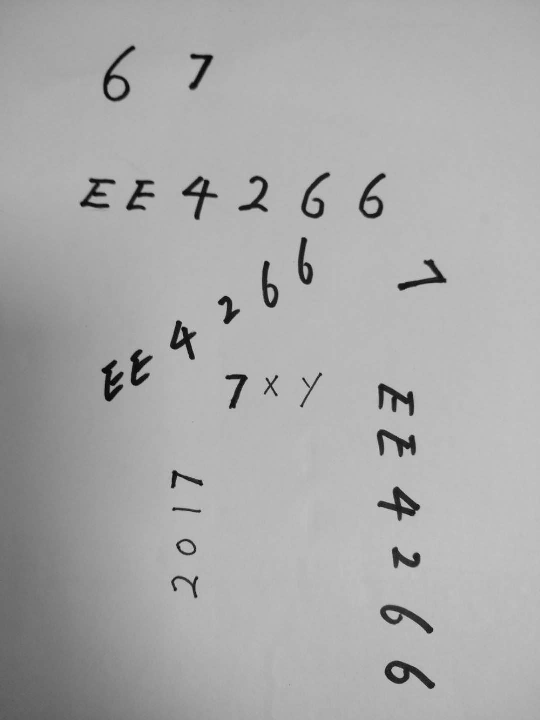
#> input picture a3.pgm, 540 x 720 px
$ python get_contour.py   (older library calls are emulated)
#> lines starting #> are read from the running program, lines starting #| are printed output that depends on the picture; after the words box and inside, x2 and y2 are one past the last pixel; in counts of white or black regions, pixels touching at a corner belong together
import cv2
import numpy as np


if __name__ == "__main__":
    # read the image
    image = cv2.imread('a3.pgm')
#> image is the input picture: shape (720, 540, 3); min 0, max 203, mean 169.9

    # grayscale
    gray = cv2.cvtColor(src=image, code=cv2.COLOR_BGR2GRAY)

    # blur the image using Guassian
    blur = cv2.GaussianBlur(src=gray, ksize=(5, 5), sigmaX=0)
    (t, binary) = cv2.threshold(src=blur,
                                thresh=120, maxval=255, type=cv2.THRESH_BINARY)
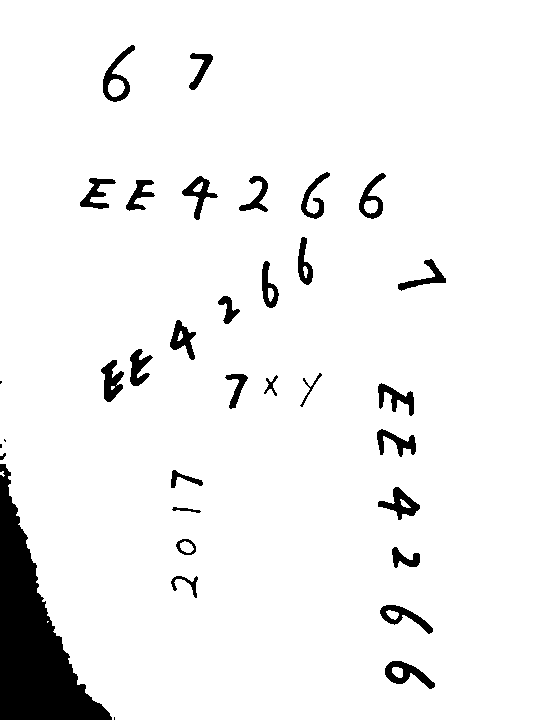
#> binary: shape (720, 540); 94.2% white; 34 black regions (4 under 20 px), largest, box (x1, y1, x2, y2) and area: (0, 464, 112, 720) 11800, (385, 661, 435, 689) 594, (103, 45, 135, 102) 590

    # Sobel edge detector
    sobel_x = cv2.Sobel(binary, cv2.CV_32F, 1, 0)
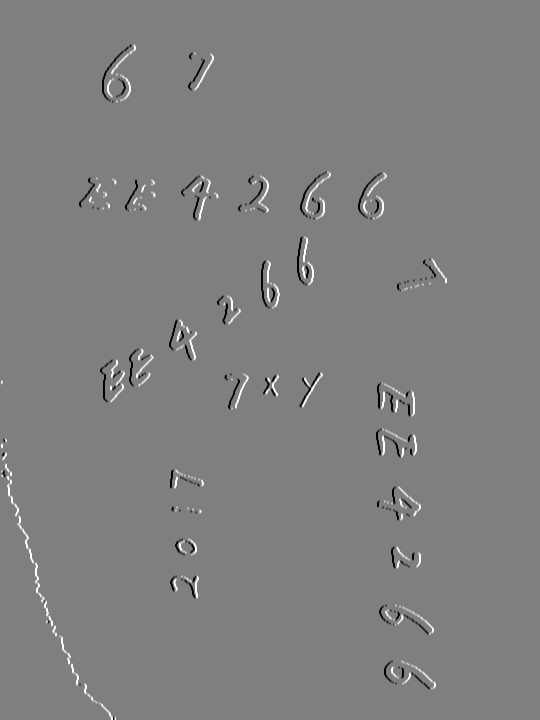
#> sobel_x: shape (720, 540) float32; min -1020, max 1020, mean 1.4; drawn with min black and max white
    sobel_y = cv2.Sobel(binary, cv2.CV_32F, 0, 1)
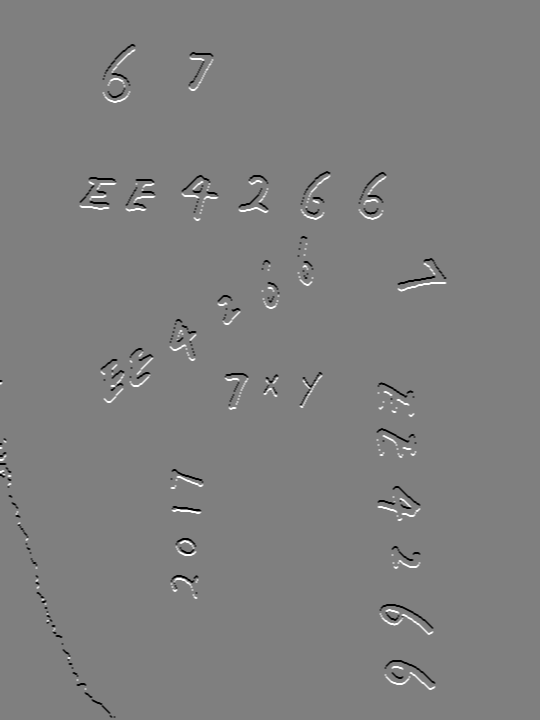
#> sobel_y: shape (720, 540) float32; min -1020, max 1020, mean -0.6; drawn with min black and max white
    edge_image = cv2.magnitude(sobel_x, sobel_y)
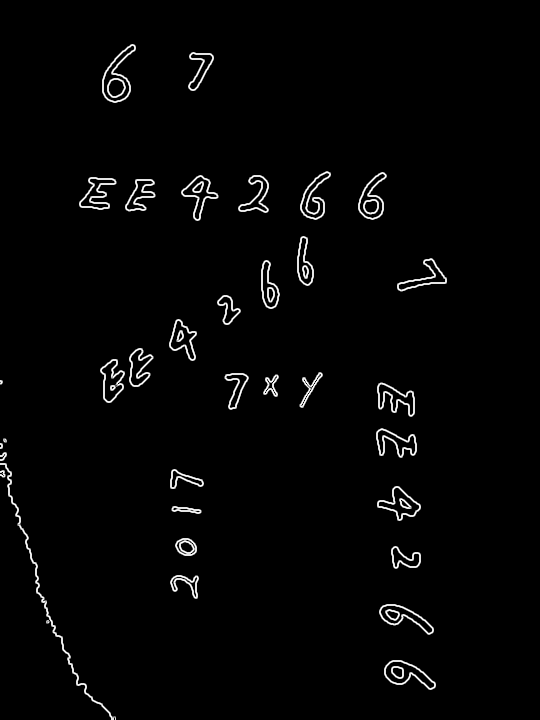
#> edge_image: shape (720, 540) float32; min 0, max 1140.4, mean 22.6; drawn with min black and max white
    edge_image = cv2.normalize(
        edge_image, None, 0., 255., cv2.NORM_MINMAX, cv2.CV_8U)

    # thining
    edge_image = cv2.ximgproc.thinning(
        edge_image, None, cv2.ximgproc.THINNING_GUOHALL)
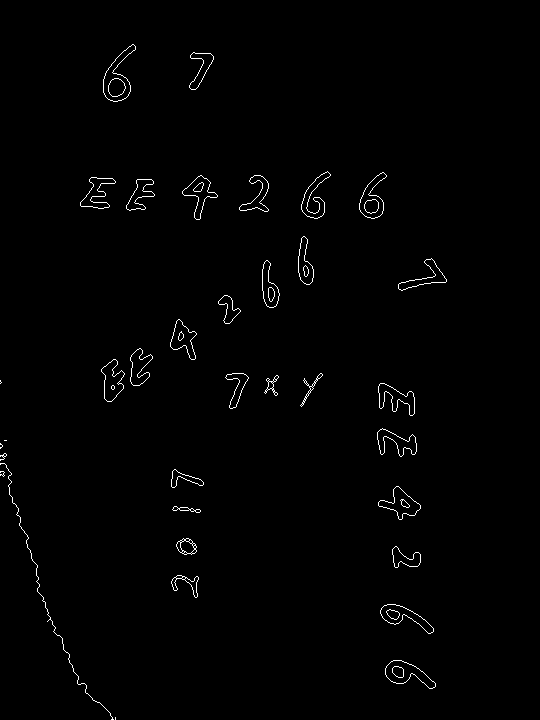
#> edge_image: shape (720, 540); 0.96% white in thin lines or dots, all inside (x1, y1, x2, y2) = (0, 44, 447, 720)

    # get contour
    cv_version = cv2.__version__.split('.')[0]
    if cv_version == '3':
        ret, contours, hierarchy = cv2.findContours(
            image=edge_image, mode=cv2.RETR_TREE, method=cv2.CHAIN_APPROX_SIMPLE)
    else:
        contours, hierarchy = cv2.findContours(
            image=edge_image, mode=cv2.RETR_TREE, method=cv2.CHAIN_APPROX_SIMPLE)
#> contours = 140 contours, 65 with area under 20; largest, box (x1, y1, x2, y2) and area: (103, 44, 136, 102) 826, (103, 44, 136, 102) 826, (385, 660, 436, 689) 695, (385, 660, 436, 689) 695, (359, 172, 387, 219) 626

    print(type(contours))
#| <class 'list'>
    contour_length = []  # array to record contour length
    for contour in contours:
        contour_length.append(len(contour))
#> this loop made 140 passes
#> contour on passes 1, 18, 24, 40, 42, 47, 50, 58, 59, 60: [[115, 717], [115, 719]], [[190, 553], [191, 552], [192, 553], [191, 554]], [[191, 543], [192, 542], [193, 543], [192, 544]], [[400, 500], [401, 499], [402, 500], [401, 501]], [[2, 475], [3, 474], [4, 475], [3, 476]], [[2, 456], [3, 455], [4, 456], [3, 457]], [[4, 440], [6, 440]], [[273, 392], [274, 391], [275, 392], [274, 393]], [[264, 392], [265, 391], [266, 392], [265, 393]], [[272, 390], [273, 389], [274, 390], [273, 391]]
#> after the loop, contour_length = 140 values, max 264 at index 44, min 2 at index 0, mean 27.44

    # delete the the longest contour in the corner
    del contours[contour_length.index(max(contour_length))]
    del contour_length[contour_length.index(max(contour_length))]

    # store contour info
    with open('contour.txt', 'w+') as f:
        for contour in contours:
            f.write(str(contour))
#> this loop made 139 passes

    # draw the contour in image
    for i, contour in enumerate(contours):
        if hierarchy[0, i, 3] == -1:
#> (the run stopped early here; a loop or call above may not have finished)
